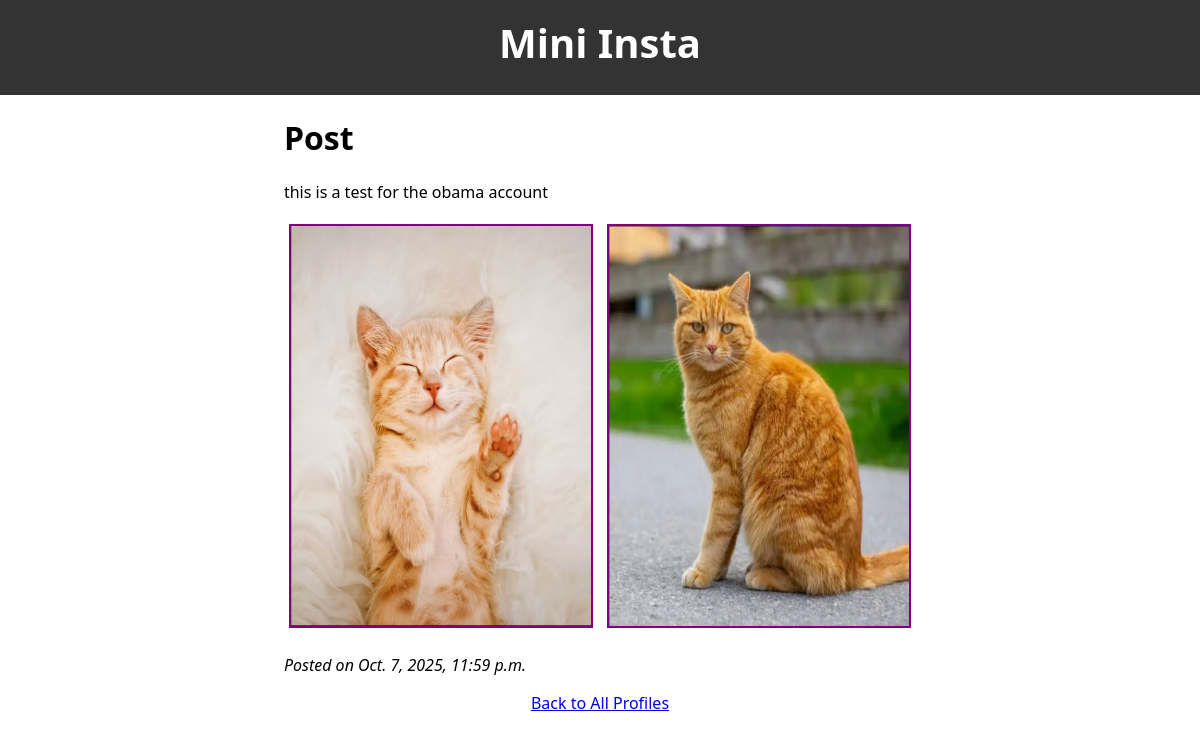
The page /mini_insta/post/21 on the database its author committed.
### mini_insta/models.py (models this page shows, shortened)
class Post(models.Model):
    profile = models.ForeignKey(Profile, on_delete=models.CASCADE)
    caption = models.TextField(blank=True)
    timestamp = models.DateTimeField(auto_now=True)
    def get_all_photos(self):
        return Photo.objects.filter(post=self)

class Photo(models.Model):
    post = models.ForeignKey(Post, on_delete=models.CASCADE)
    image_url = models.URLField(null=True)
    timestamp = models.DateTimeField(auto_now=True)
    image_file = models.ImageField(blank=True)
    def get_image_url(self):
        if self.image_file:
            return self.image_file.url
        return self.image_url

### mini_insta/views.py (the view)
# urls.py: path('post/<int:pk>', PostDetailView.as_view(), name='show_post'),
class PostDetailView(DetailView):
    model = Post
    template_name = "mini_insta/show_post.html"
    context_object_name = "post"

### mini_insta/templates/mini_insta/show_post.html
{% extends "mini_insta/base.html" %}
{% load static %}
{% block content %}
<div>
    <h1>Post</h1>
    <p>{{ post.caption }}</p>
    {% for photo in post.get_all_photos %}
        {% if photo.get_image_url %}
            <img src="{{ photo.get_image_url }}" alt="Post image" style="max-width:300px;">
        {% endif %}
    {% endfor %}
    <p><em>Posted on {{ post.timestamp }}</em></p>
</div>
{% endblock %}

### static/styles.css (style rules this page uses)
body { font-family: system-ui; margin: 0; background-color: white; display: flex; flex-direction: column; align-items: center; min-height: 100vh; }
img { margin: 5px; width: 400px; height: 400px; align-items: center; border: 2px solid purple; }

### rows shown on the page
Post: caption "this is a test for the obama account", timestamp "Oct. 7, 2025, 11:59 p.m."
Photo: get_image_url (picture)
Photo: get_image_url (picture)
